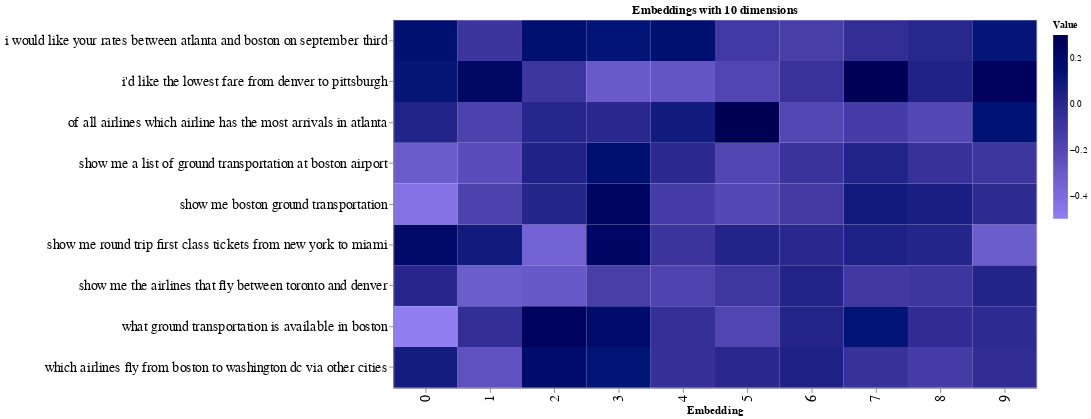

The notebook cell saved with this chart:
### Code cell
# Set sample size to visualize
sample = 9

# Reshape the data for visualization purposes
source = pd.DataFrame(embeds_pc)[:sample]
source = pd.concat([source,df['query']], axis=1)
source = source.melt(id_vars=['query'])

# Configure the plot
chart = alt.Chart(source).mark_rect().encode(
    x=alt.X('variable:N', title="Embedding"),
    y=alt.Y('query:N', title='',axis=alt.Axis(labelLimit=500)),
    color=alt.Color('value:Q', title="Value", scale=alt.Scale(
                range=["#917EF3", "#000000"]))
)

result = chart.configure(background='#ffffff'
        ).properties(
        width=700,
        height=400,
        title='Embeddings with 10 dimensions'
       ).configure_axis(
      labelFontSize=15,
      titleFontSize=12)

# Show the plot
result

### Figure 1 — Vega-Lite specification as saved in the notebook (floating-point values rounded to 4 significant figures; data arrays with more than 128 entries replaced by an {"elided": "..."} marker saying what was removed)
{"config": {"view": {"continuousWidth": 400, "continuousHeight": 300}, "axis": {"labelFontSize": 15, "titleFontSize": 12}, "background": "#ffffff"}, "data": {"name": "data-5708a33a07cf07a0aa7d3bc193457300"}, "mark": "rect", "encoding": {"color": {"field": "value", "scale": {"range": ["#917EF3", "#000000"]}, "title": "Value", "type": "quantitative"}, "x": {"field": "variable", "title": "Embedding", "type": "nominal"}, "y": {"axis": {"labelLimit": 500}, "field": "query", "title": "", "type": "nominal"}}, "height": 400, "title": "Embeddings with 10 dimensions", "width": 700, "$schema": "https://vega.github.io/schema/vega-lite/v4.17.0.json", "datasets": {"data-5708a33a07cf07a0aa7d3bc193457300": {"elided": "910 records"}}}
